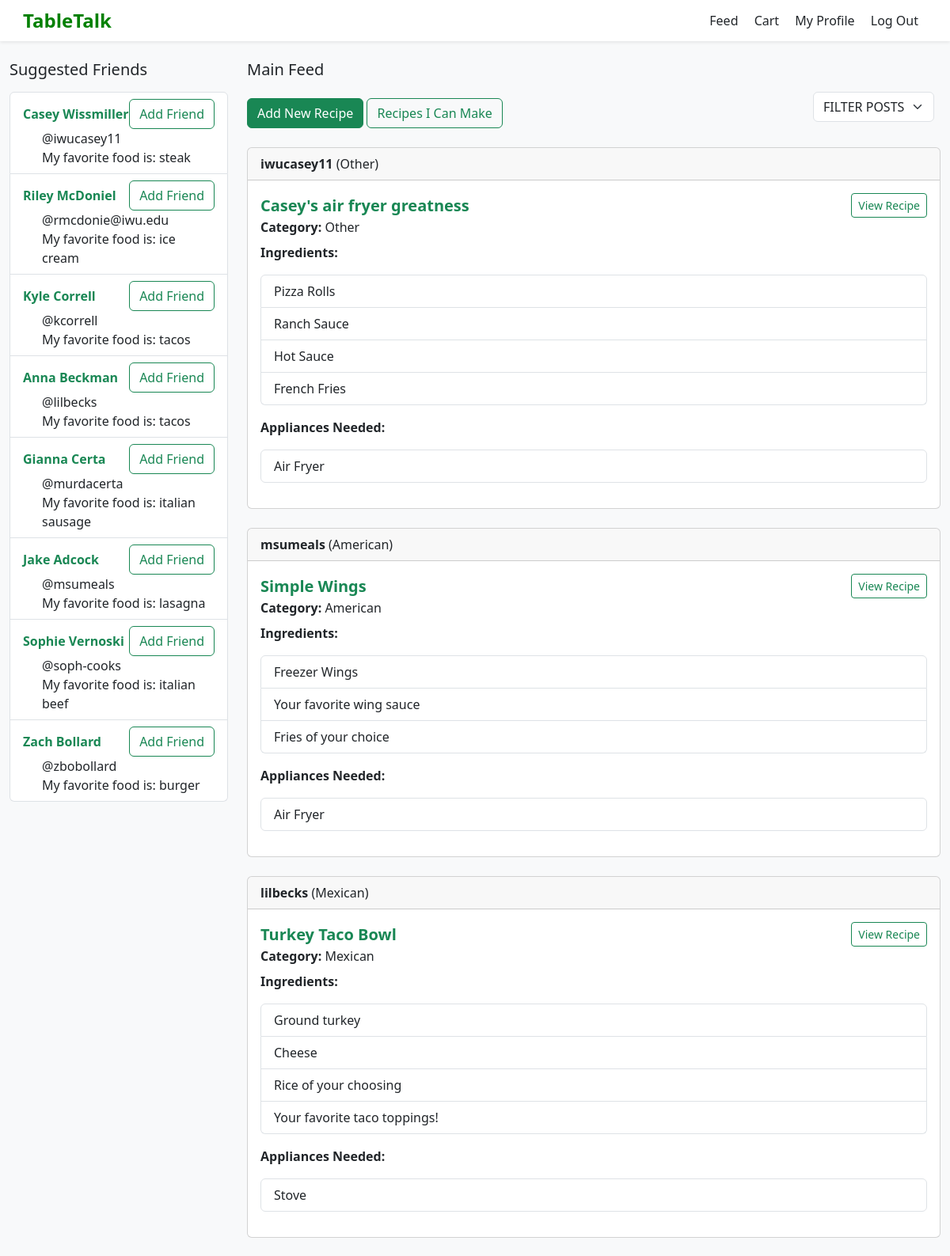
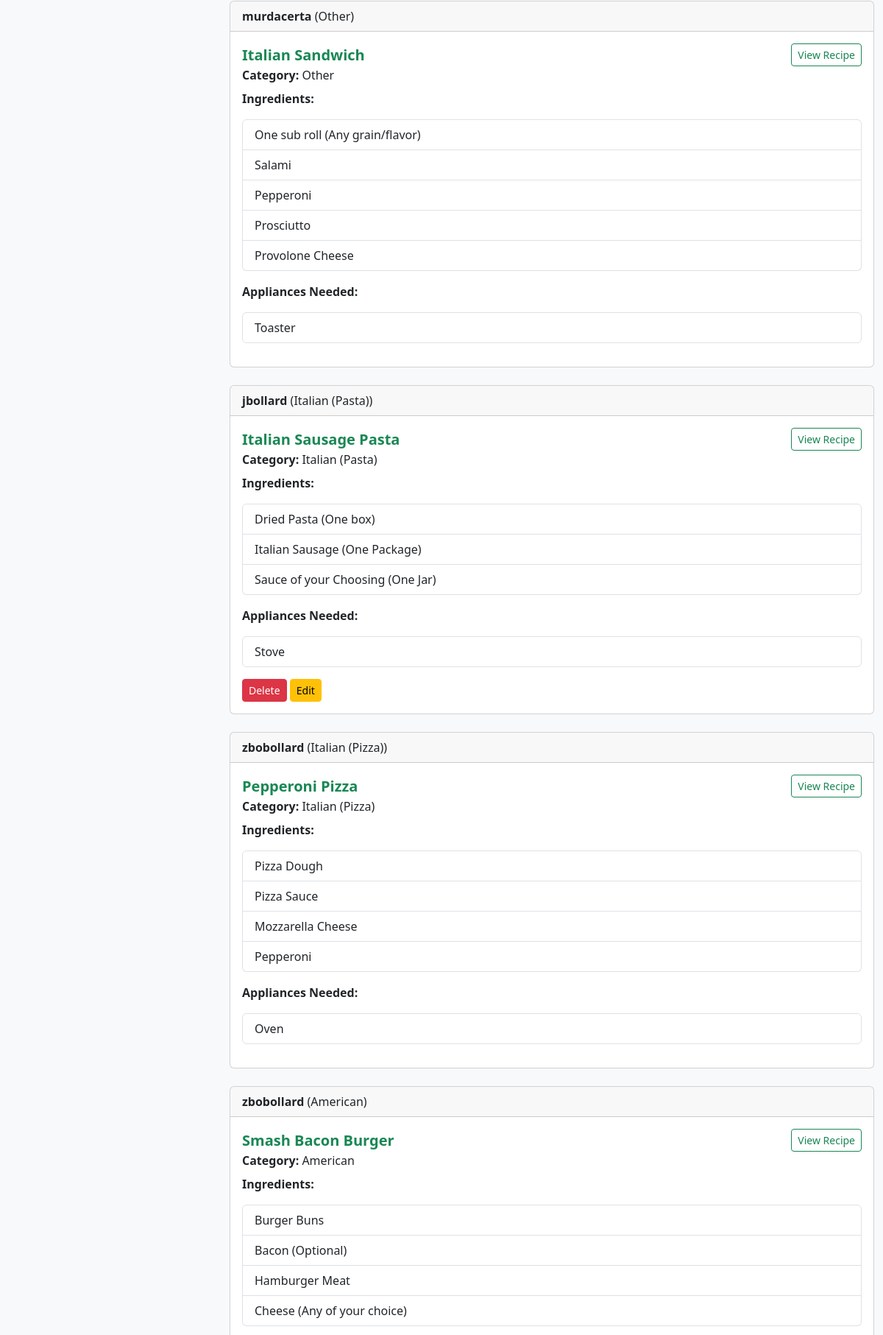
Screenshot of /show_feed (signed in, upper part) with the database file from the repository (2 pictures, top to bottom).
### tables this page shows
CREATE TABLE users (
    id INTEGER PRIMARY KEY AUTOINCREMENT,
    username TEXT NOT NULL,
    password TEXT NOT NULL,
    first_name TEXT NOT NULL,
    last_name TEXT NOT NULL,
    favorite_food TEXT NOT NULL
, cart);

CREATE TABLE "posts" (
    id INTEGER PRIMARY KEY AUTOINCREMENT,
    title TEXT NOT NULL,
    category TEXT NOT NULL,
    user_id INTEGER NOT NULL,
    appliance_id INTEGER, username, ingredients, steps, appliances,  -- now optional
    -- include any other columns you had
    FOREIGN KEY (user_id) REFERENCES users(id)
);

### app.py (the view)
@app.route('/show_feed', methods=['GET', 'POST'])
def show_feed():
    if 'username' in session:
        db = get_db()
        username = session['username']
        user_row = db.execute('SELECT id FROM users WHERE username = ?',
                              (username,)).fetchone()
        if not user_row:
            flash("User not found in database", "error")
            return redirect(url_for('login'))
        user_id = user_row['id']
        feed = db.execute('SELECT * FROM posts ORDER BY id DESC').fetchall()
        friends = db.execute('SELECT first_name, last_name, username, favorite_food FROM users WHERE id != ? ORDER BY id DESC',
                             (user_id,)).fetchall()
        return render_template('main_feed.html', posts=feed, suggested_friends=friends)
    else:
        flash("Please log in to view the feed", "error")
        return render_template('login.html')

### app.py (called while the page is built)
def connect_db():
    rv = sqlite3.connect(app.config['DATABASE'])
    rv.row_factory = sqlite3.Row
    return rv

def get_db():
    if not hasattr(g, 'sqlite_db'):
        g.sqlite_db = connect_db()
    return g.sqlite_db

### templates/main_feed.html (shortened to what this page needs)
{% extends "layout.html" %}
{% block content %}
<div class="container-fluid mt-4">
  <div class="row">
    <div class="col-md-3">
      <h5 class="mb-3">Suggested Friends</h5>
      <ul class="list-group">
          {% for friend in suggested_friends %}
              <div class="list-group-item">
                <div class="d-flex justify-content-between align-items-center">
                  <a href="{{ url_for('show_user_profile', username=friend.username) }}" class="text-success text-decoration-none">
                    <strong>{{ friend.first_name }} {{ friend.last_name }}</strong>
                  </a>
                  <button class="btn btn-outline-success">Add Friend</button>
                </div>
                <div class="ms-4" style="text-align: left">@{{ friend.username }}</div>
                <div class="ms-4"style="text-align: left">My favorite food is: {{ friend.favorite_food }}</div>
              </div>
          {% endfor %}
      </ul>
    </div>
    <div class="col-md-9">
      <h5 class="mb-3">Main Feed</h5>
      <div class="d-flex justify-content-between align-items-center mb-3">
        <div>
          <button type="button" class="btn btn-success" data-bs-toggle="modal" data-bs-target="#recipeModal">
            Add New Recipe
          </button>
          <a href="{{ url_for('filter_by_appliances') }}" class="btn btn-outline-success">
            Recipes I Can Make
          </a>
        </div>
        <form method="get" action="{{ url_for('filter_posts') }}" class="d-flex align-items-center mb-3">
          <select name="filter_category" class="form-select w-auto me-2" data-role="filter">
            <option value="FILTER POSTS" {% if selected_category == 'FILTER POSTS' or not selected_category %}selected{% endif %}>FILTER POSTS</option>
          </select>
        </form>
      </div>
      {% for post in posts %}
      <div class="card mb-4">
        <div class="card-header">
          <strong>{{ post.username }}</strong> ({{ post.category }})
        </div>
        <div class="card-body">
          <div class="d-flex justify-content-between align-items-center">
              <h5 class="card-title text-success fw-bold mb-0">{{ post.title }}</h5>
              <a href="{{ url_for('view_recipe', recipe_id=post.id) }}" class="btn btn-outline-success btn-sm">View Recipe</a>
          </div>
          <div class="mb-2"><strong>Category:</strong> {{ post.category }}</div>
          <p><strong>Ingredients:</strong></p>
          <ul class="list-group mb-3">
            {% for ingredient in post.ingredients.split('\n') %}
            <li class="list-group-item">{{ ingredient }}</li>
            {% endfor %}
          </ul>
          <p><strong>Appliances Needed:</strong></p>
            <ul class="list-group mb-3">
              {% for appliance in post.appliances.split(',') %}
                <li class="list-group-item">{{ appliance.strip() }}</li>
              {% endfor %}
            </ul>
          {% if post.username == session['username'] %}
          <div class="mt-2">
            <form method="POST" action="{{ url_for('delete_post', post_id=post.id) }}" style="display:inline;">
              <button type="submit" class="btn btn-danger btn-sm">Delete</button>
            </form>
            <button type="button"
                    class="btn btn-warning btn-sm"
                    data-bs-toggle="modal"
                    data-bs-target="#editModal"
                    data-id="{{ post.id }}"
                    data-title="{{ post.title }}"
                    data-category="{{ post.category }}"
                    data-ingredients="{{ post.ingredients | escape }}"
                    data-steps="{{ post.steps | escape }}"
                    data-appliances="{{ post.appliances | escape }}">
              Edit</button>
          </div>
          {% endif %}
        </div>
      </div>
      {% endfor %}
    </div>
  </div>
</div>
{% endblock %}

### templates/layout.html (shortened to what this page needs)
<!DOCTYPE html>
<html lang="en">
<head>
    <link href="https://cdn.jsdelivr.net/npm/bootstrap@5.3.2/dist/css/bootstrap.min.css" rel="stylesheet">
</head>
<body>
    <nav class="navbar navbar-light bg-white shadow-sm px-4">
        <span class="logo">
             TableTalk
        </span>
        <div>
            <a href="{{ url_for('show_feed') }}" class="nav-link d-inline-block me-3">Feed</a>
            <a href="{{ url_for('show_cart') }}" class="nav-link d-inline-block me-3">Cart</a>
            <a href="{{ url_for('my_profile') }}" class="nav-link d-inline-block me-3">My Profile</a>
            <a href="{{ url_for('logout') }}" class="nav-link d-inline-block me-3">Log Out</a>
        </div>
    </nav>
    {% block content %}
    {% endblock %}
</body>
</html>

### templates/layout.html (style rules this page uses)
body { background-color: #f8f9fa; }
.logo { font-size: 1.5rem; font-weight: bold; color: green; }

### rows the page displays
users: first_name "Casey", last_name "Wissmiller", username "iwucasey11", favorite_food "steak"
users: first_name "Riley", last_name "McDoniel", username "rmcdonie@iwu.edu", favorite_food "ice cream"
users: first_name "Kyle", last_name "Correll", username "kcorrell", favorite_food "tacos"
users: first_name "Anna", last_name "Beckman", username "lilbecks", favorite_food "tacos"
users: first_name "Gianna", last_name "Certa", username "murdacerta", favorite_food "italian sausage"
users: first_name "Jake", last_name "Adcock", username "msumeals", favorite_food "lasagna"
users: first_name "Sophie", last_name "Vernoski", username "soph-cooks", favorite_food "italian beef"
users: first_name "Zach", last_name "Bollard", username "zbobollard", favorite_food "burger"
posts: username "iwucasey11", category "Other", title "Casey's air fryer greatness", ingredient "Pizza Rolls" "Ranch Sauce" "Hot Sauce" "French Fries", strip "Air Fryer"
posts: username "msumeals", category "American", title "Simple Wings", ingredient "Freezer Wings" "Your favorite wing sauce" "Fries of your choice", strip "Air Fryer"
posts: username "lilbecks", category "Mexican", title "Turkey Taco Bowl", ingredient "Ground turkey" "Cheese" "Rice of your choosing" "Your favorite taco toppings!", strip "Stove"
posts: username "murdacerta", category "Other", title "Italian Sandwich", ingredient "One sub roll (Any grain/flavor)" "Salami" "Pepperoni" "Prosciutto" "Provolone Cheese", strip "Toaster"
posts: username "jbollard", category "Italian (Pasta)", title "Italian Sausage Pasta", ingredient "Dried Pasta (One box)" "Italian Sausage (One Package)" "Sauce of your Choosing (One Jar)", strip "Stove"
posts: username "zbobollard", category "Italian (Pizza)", title "Pepperoni Pizza", ingredient "Pizza Dough" "Pizza Sauce" "Mozzarella Cheese" "Pepperoni", strip "Oven"
posts: username "zbobollard", category "American", title "Smash Bacon Burger", ingredient "Burger Buns" "Bacon (Optional)" "Hamburger Meat" "Cheese (Any of your choice)"
